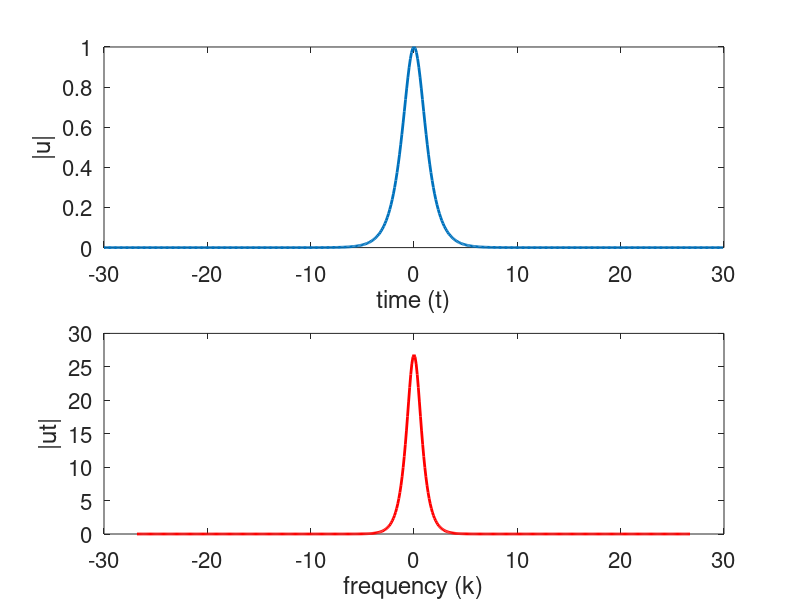
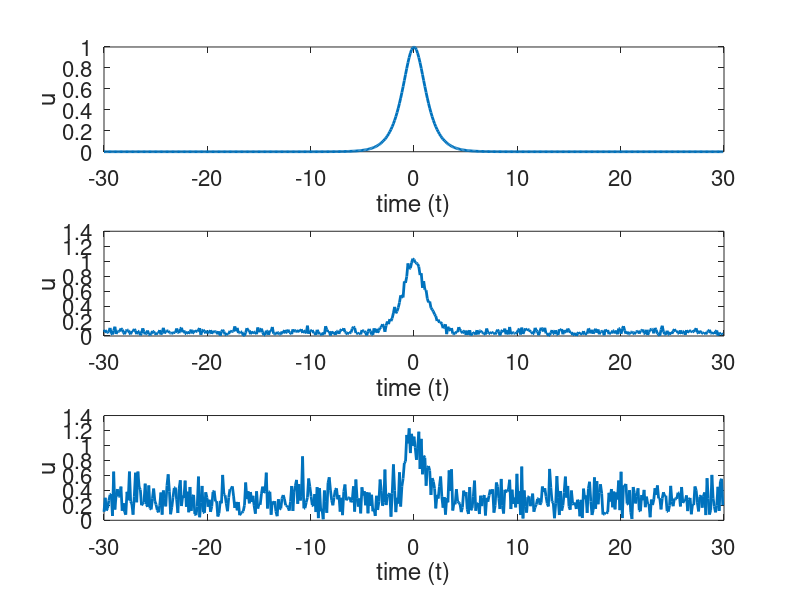
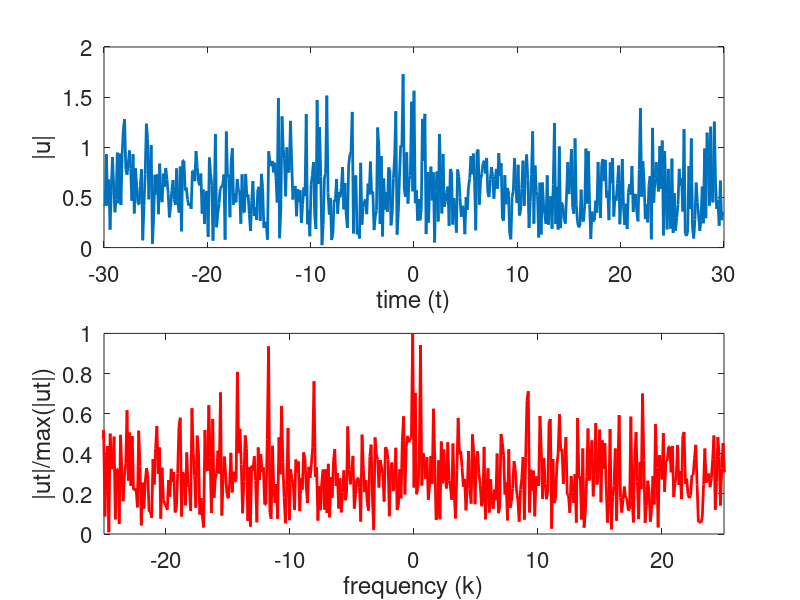
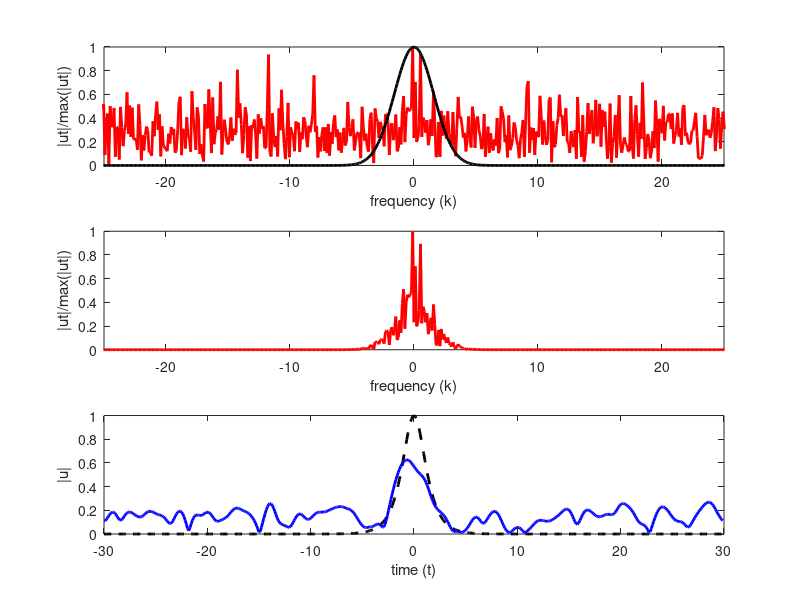

Source code (MATLAB) for these figures, in order:
%% 

% Clean workspace
clear all; close all; clc


%% Fourier transform of sech(t)

L = 30;	% time slot to transform
n = 512;	% number of Fourier modes 2^9
t2 = linspace(-L,L,n+1);	% time discretization 
t = t2(1:n);		% only use the first n points (periodicity)
k = (2*pi/(2*L))*[0:(n/2-1) -n/2:-1]; 	%frequency components (it looks
% weird because it has to correspond to the way DFTs are ordered in MATLAB)
% In the previous Week's code we reordered k from the get go, but here
% we'll need it for the filter later on.
u = sech(t);	%ideal signal in the time domain

% Plot the time domain
figure(1)
subplot(2,1,1)
plot(t,u, 'Linewidth', 2)
set(gca, 'Fontsize', 16)
xlabel('time (t)')
ylabel('|u|')

% Plot the frequency domain
ut = fft(u);
subplot(2,1,2)
plot(fftshift(k), fftshift(abs(ut)), 'r', 'Linewidth', 2)
set(gca, 'Fontsize', 16)
xlabel('frequency (k)')
ylabel('|ut|')

%% Adding noise

% Plot ideal signal
figure(2)
subplot(3,1,1)
plot(t,u,'Linewidth',2)
xlabel('time (t)')
ylabel('u')
set(gca,'Fontsize',16)

% Plot noisy signal (noise amplitude = 1)
noise = 1;
% Add white noise to the signal in frequency domain
utn = ut + noise*(normrnd(0,1,1,n) + 1i*normrnd(0,1,1,n));
un = ifft(utn); % Noisy signal in time domain
subplot(3,1,2)
plot(t,abs(un),'Linewidth',2)
xlabel('time (t)')
ylabel('u')
set(gca,'Fontsize',16)

% Plot noisy signal (noise amplitude = 5)
noise = 5;
% Add white noise to the signal in frequency domain
utn = ut + noise*(normrnd(0,1,1,n) + 1i*normrnd(0,1,1,n));
un = ifft(utn); % Noisy signal in time domain
subplot(3,1,3)
plot(t,abs(un),'Linewidth',2)
xlabel('time (t)')
ylabel('u')
set(gca,'Fontsize',16)

%% Even noisier signal

noise = 10;
utn = ut + noise*(normrnd(0,1,1,n) + 1i*normrnd(0,1,1,n));
un = ifft(utn);

% Plot the noisy signal 
figure(3)
subplot(2,1,1)
plot(t,abs(un),'Linewidth',2)
axis([-30 30 0 2])
xlabel('time (t)')
ylabel('|u|')
set(gca,'Fontsize',16)

% Plot the Fourier transform
subplot(2,1,2)
plot(fftshift(k), abs(fftshift(utn))/max(abs(fftshift(utn))),'r','Linewidth',2)
axis([-25 25 0 1])
xlabel('frequency (k)')
ylabel('|ut|/max(|ut|)')
set(gca,'Fontsize',16)

%% Frequency filtering with a Gaussian

tau = 0.2;
k0 = 0;
filter = exp(-tau*(k - k0).^2); % Define the filter
unft = filter.*utn; % Apply the filter to the signal in frequency space
unf = ifft(unft);

% Plot the unfiltered signal in the frequency domain and the Gaussian filter
figure(4)
subplot(3,1,1)
plot(fftshift(k),abs(fftshift(utn))/max(abs(fftshift(utn))),'r','Linewidth',2)
hold on
plot(fftshift(k),fftshift(filter),'k','Linewidth',2)
axis([-25 25 0 1])
xlabel('frequency (k)')
ylabel('|ut|/max(|ut|)')

% Plot the filtered signal in the frequency domain
subplot(3,1,2)
plot(fftshift(k),abs(fftshift(unft))/max(abs(fftshift(unft))),'r','Linewidth',2)
axis([-25 25 0 1])
xlabel('frequency (k)')
ylabel('|ut|/max(|ut|)')

% Plot the filtered signal in the time domain and the ideal signal
subplot(3,1,3)
plot(t,u,'k--','Linewidth',2)
hold on
plot(t,abs(unf),'b','Linewidth',2)
xlabel('time (t)')
ylabel('|u|')

%% No signal to filter

% What do we think will happen if there is nothing to filter?

utn = noise*(normrnd(0,1,1,n) + 1i*normrnd(0,1,1,n));
tau = 0.2;
k0 = 0;
filter = exp(-tau*(k - k0).^2); % Define the filter
unft = filter.*utn; % Apply the filter to the signal in frequency space
unf = ifft(unft);

% Plot the unfiltered signal in the frequency domain and the Gaussian
% filter
figure(5)
subplot(3,1,1)
plot(fftshift(k),abs(fftshift(utn))/max(abs(fftshift(utn))),'r','Linewidth',2)
hold on
plot(fftshift(k),fftshift(filter),'k','Linewidth',2)
axis([-25 25 0 1])
xlabel('frequency (k)')
ylabel('|ut|/max(|ut|)')

% Plot the filtered signal in the frequency domain
subplot(3,1,2)
plot(fftshift(k),abs(fftshift(unft))/max(abs(fftshift(unft))),'r','Linewidth',2)
axis([-25 25 0 1])
xlabel('frequency (k)')
ylabel('|ut|/max(|ut|)')

% Plot the filtered signal in the time domain and the ideal signal
subplot(3,1,3)
plot(t,u,'k--','Linewidth',2)
hold on
plot(t,abs(unf),'b','Linewidth',2)
xlabel('time (t)')
ylabel('|u|')

%% Frequency filtering around the wrong frequency

tau = 0.2;
k0 = 15;
utn = ut + noise*(normrnd(0,1,1,n) + 1i*normrnd(0,1,1,n));
filter = exp(-tau*(k - k0).^2); % Define the filter
unft = filter.*utn; % Apply the filter to the signal in frequency space
unf = ifft(unft);

% Plot the unfiltered signal in the frequency domain and the Gaussian
% filter
figure(6)
subplot(3,1,1)
plot(fftshift(k),abs(fftshift(utn))/max(abs(fftshift(utn))),'r','Linewidth',2)
hold on
plot(fftshift(k),fftshift(filter),'k','Linewidth',2)
axis([-25 25 0 1])
xlabel('frequency (k)')
ylabel('|ut|/max(|ut|)')

% Plot the filtered signal in the frequency domain
subplot(3,1,2)
plot(fftshift(k),abs(fftshift(unft))/max(abs(fftshift(unft))),'r','Linewidth',2)
axis([-25 25 0 1])
xlabel('frequency (k)')
ylabel('|ut|/max(|ut|)')

% Plot the filtered signal in the time domain and the ideal signal
subplot(3,1,3)
plot(t,u,'k--','Linewidth',2)
hold on
plot(t,abs(unf),'b','Linewidth',2)
xlabel('time (t)')
ylabel('|u|')


%%%%%%%%%%%%%%%%%%%%%%%%%%%%%%%%%%%%%%%%%%%%%%%%%%%%%%%%%%%%%%%%%%%%%%
%%%%%%%%%%%%%%%%%%%%%%%%%%%%%%%%%%%%%%%%%%%%%%%%%%%%%%%%%%%%%%%%%%%%%%

%% Creating a noisy signal

L = 30; % timeslot [-L,L]
n = 512; % number of Fourier modes

t2 = linspace(-L,L,n+1);
t = t2(1:n);
k = (2*pi/(2*L))*[0:(n/2-1) -n/2:-1]; 
%define this so we don't need to use fftshift(k) every time we plot
ks = fftshift(k);
u = sech(t);
ut = fft(u);

% Add noise
noise = 10;
utn = ut + noise*(normrnd(0,1,1,n) + 1i*normrnd(0,1,1,n));

% Plot noisy signal
plot(ks,fftshift(abs(utn))/max(abs(utn)),'r','Linewidth',2)
set(gca,'Fontsize',16)
xlabel('frequency (k)')
ylabel('|ut|')

%% Average over 5 realizations of the signal

ave = zeros(1,n);
for j = 1:5
   utn = ut + noise*(normrnd(0,1,1,n) + 1i*normrnd(0,1,1,n));
   ave = ave + utn;

ave_plot = abs(fftshift(ave))/5;

% Plot averaged signal
plot(ks,ave_plot/max((ave_plot)),'r','Linewidth',2)
set(gca,'Fontsize',16)
xlabel('frequency (k)')
ylabel('|ut|')
pause
end

%% Comparing over different realizations

realize = [1 2 5 200];

for jj = 1:length(realize)
   u = sech(t);
   ave = zeros(1,n);
   ut = fft(u);
   
   % Averaging over realizations
   for j = 1:realize(jj)
      utn(j,:) = ut + noise*(normrnd(0,1,1,n) + 1i*normrnd(0,1,1,n));
      ave = ave+utn(j,:);
   end
   ave = abs(fftshift(ave))/realize(jj);
   
   % Plot averaged signals in one plot
   subplot(length(realize),1,jj)
   plot(ks,ave/max(ave),'r','Linewidth',2)
   set(gca,'Fontsize',16)
   axis([-20 20 0 1])
   ylabel('|fft(u)|','Fontsize',16)
end

hold on
plot(ks,abs(fftshift(ut))/max(abs(ut)),'k:','Linewidth',2)
xlabel('frequency (k)')

%% Shifted realizations

slice = 0:0.5:10;
[T,S] = meshgrid(t,slice);
[K,S] = meshgrid(k,slice);

U = sech(T - 10*sin(S)).*exp(1i*0*T);
figure(5)
subplot(2,1,1)
waterfall(T,2*S+1,U), colormap([0 0 0]), view(-15,70)
set(gca,'Fontsize',16,'Xlim',[-30 30],'Zlim',[0 2])
xlabel('time (t)'), ylabel('realizations'), zlabel('|u|')

for j = 1:length(slice)
   Ut(j,:) = fft(U(j,:));
   Kp(j,:) = fftshift(K(j,:));
   Utp(j,:) = fftshift(Ut(j,:));
   Utn(j,:) = Ut(j,:) + noise*(normrnd(0,1,1,n) + 1i*normrnd(0,1,1,n));
   Utnp(j,:) = fftshift(Utn(j,:))/max(abs(Utn(j,:)));
   Un(j,:) = ifft(Utn(j,:));
end

subplot(2,1,2)
waterfall(Kp,2*S+1,abs(Utp)/max(abs(Utp(1,:)))), colormap([0 0 0]), view(-15,70)
set(gca,'Fontsize',16,'Xlim',[-28 28])
xlabel('frequency (k)'), ylabel('realizations'), zlabel('|fft(u)|')

%% Noisy realizations

figure(6)
subplot(2,1,1)
waterfall(T,2*S+1,abs(Un)), colormap([0 0 0]), view(-15,70)
set(gca,'Fontsize',16,'Xlim',[-30 30],'Zlim',[0 2])
xlabel('time (t)'), ylabel('realizations'), zlabel('|u|')

subplot(2,1,2)
waterfall(Kp,2*S+1,abs(Utnp)/max(abs(Utnp(1,:)))), colormap([0 0 0]), view(-15,70)
set(gca,'Fontsize',16,'Xlim',[-28 28])
xlabel('time (t)'), ylabel('realizations'), zlabel('|fft(u)|')

%% Average over time and frequency domains to compare

Uave = zeros(1,n);
Utave = zeros(1,n);
for j = 1:length(slice)
   Uave = Uave + Un(j,:);
   Utave = Utave + Utn(j,:);
end
Uave = Uave/length(slice);
Utave = fftshift(Utave)/length(slice);

figure(7) 
subplot(2,1,1)
plot(t,abs(Uave),'b')
set(gca,'Fontsize',16)
xlabel('time (t)'), ylabel('|u|')

subplot(2,1,2)
plot(t,abs(Utave)/max(abs(Utave)),'r')
hold on
plot(ks,abs(fftshift(Ut(1,:))/max(abs(Ut(1,:)))),'k--','Linewidth',2)
axis([-20 20 0 1])
set(gca,'Fontsize',16)
xlabel('frequency (k)'), ylabel('|fft(u)|')
